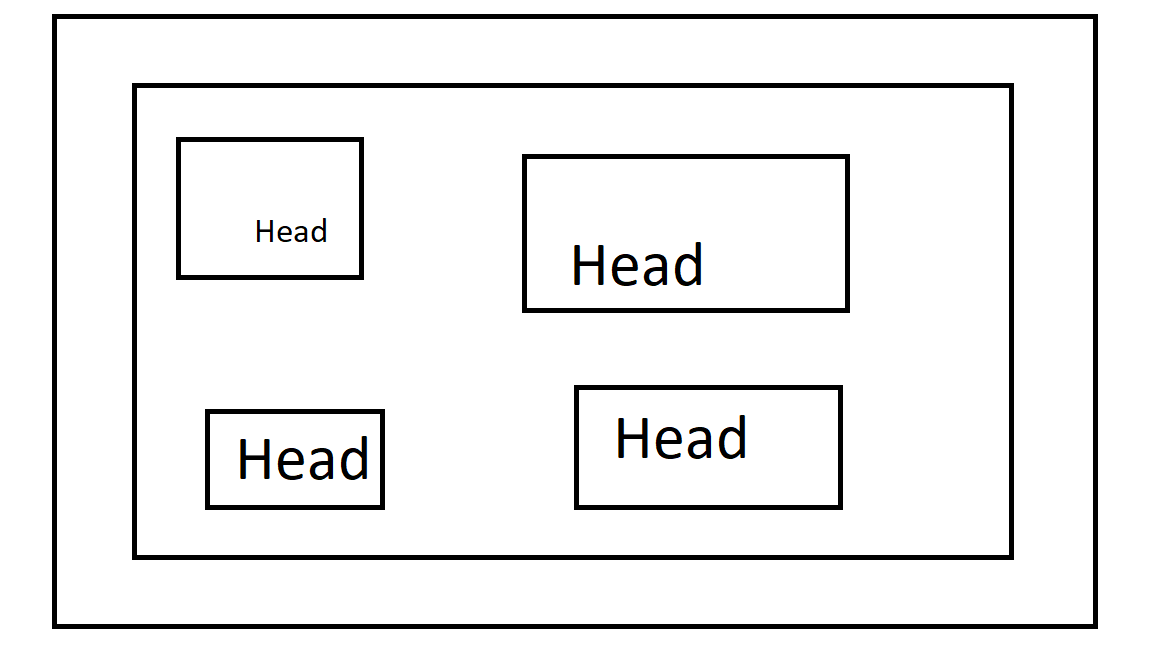
#> input picture infinity_python/input_2.png, 1152 x 648 px
$ python detectingInside.py
#> lines starting #> are read from the running program, lines starting #| are printed output that depends on the picture; after the words box and inside, x2 and y2 are one past the last pixel; in counts of white or black regions, pixels touching at a corner belong together
### infinity_python/detectRectangle.py
import cv2
import os

from functions.cropImages import crop_image


# [15 lines left out: function is_rectangle_contained, not called in this run]


def detection(image_path, output_directory):
    # read input image
#> called with image_path = 'input_2.png', output_directory = 'cut_rectangles'
    image = cv2.imread(image_path)
#> image is the input picture: shape (648, 1152, 3); mean B, G, R 237.8, 237.8, 237.8

    # Get the width height, x and y coordinate
    width, height, channels = image.shape
#> width = 648; height = 1152; channels = 3

    # Convert the image to grayscale
    gray = cv2.cvtColor(image, cv2.COLOR_BGR2GRAY)

    # Apply adaptive thresholding to obtain a binary image
    _, threshold = cv2.threshold(
        gray, 0, 255, cv2.THRESH_BINARY_INV + cv2.THRESH_OTSU)
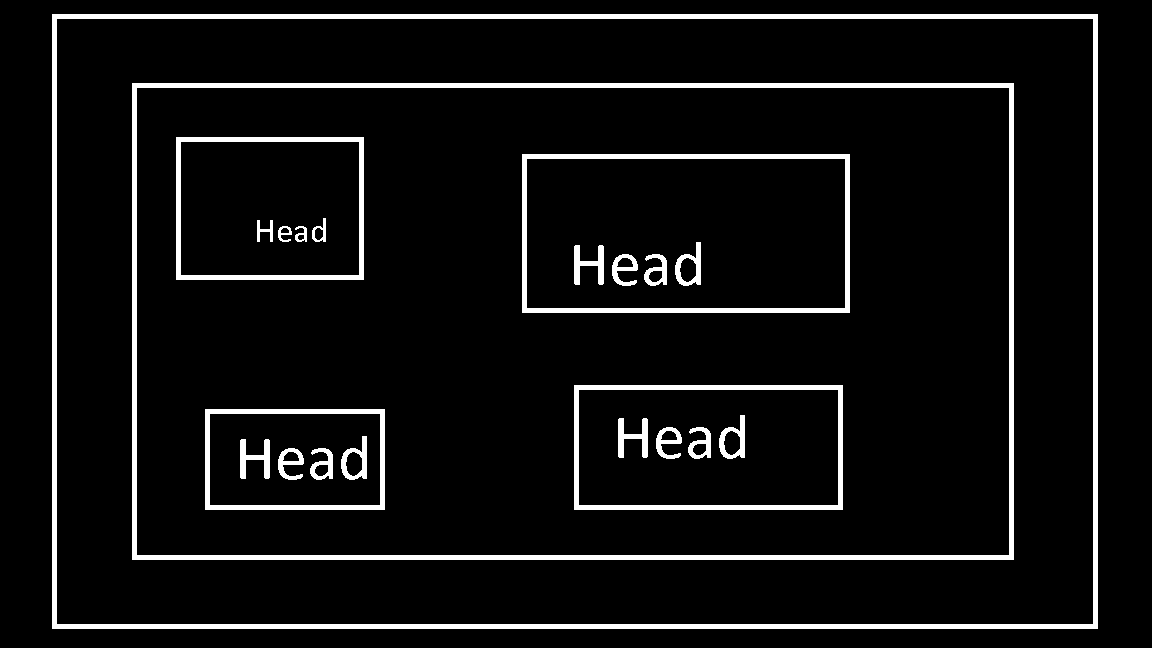
#> threshold: shape (648, 1152); 6.8% white; 22 white regions, largest, box (x1, y1, x2, y2) and area: (52, 14, 1098, 629) 16510, (132, 83, 1014, 560) 13490, (522, 154, 850, 313) 4770

    # Find contours in the binary image
    contuors, _ = cv2.findContours(
        threshold, cv2.RETR_EXTERNAL, cv2.CHAIN_APPROX_SIMPLE)
#> contuors = [[[52, 14], [52, 628], [1097, 628], [1097, 14]]]
    # Create the output directory if it doesn't exist
    if not os.path.exists(output_directory):
        os.mkdir(output_directory)

    # Store the rectangles' information in a list
    all_rectangles = []
    for i, contuor in enumerate(contuors):
        # Approximate the contour to a polygon
        perimeter = cv2.arcLength(contuor, True)
#> perimeter = 3318
        approx = cv2.approxPolyDP(contuor, 0.04 * perimeter, True)
#> approx = [[52, 14], [52, 628], [1097, 628], [1097, 14]]
        # Check if the polygon has four sides (a rectangle)
        if len(approx) == 4:
            # Get the bounding box of the rectangle
            x, y, width, height = cv2.boundingRect(approx)
#> x = 52; y = 14; width = 1046; height = 615

            # Crop the rectangle from the original image
            cropped_image = image[y: y + height, x: x + width]
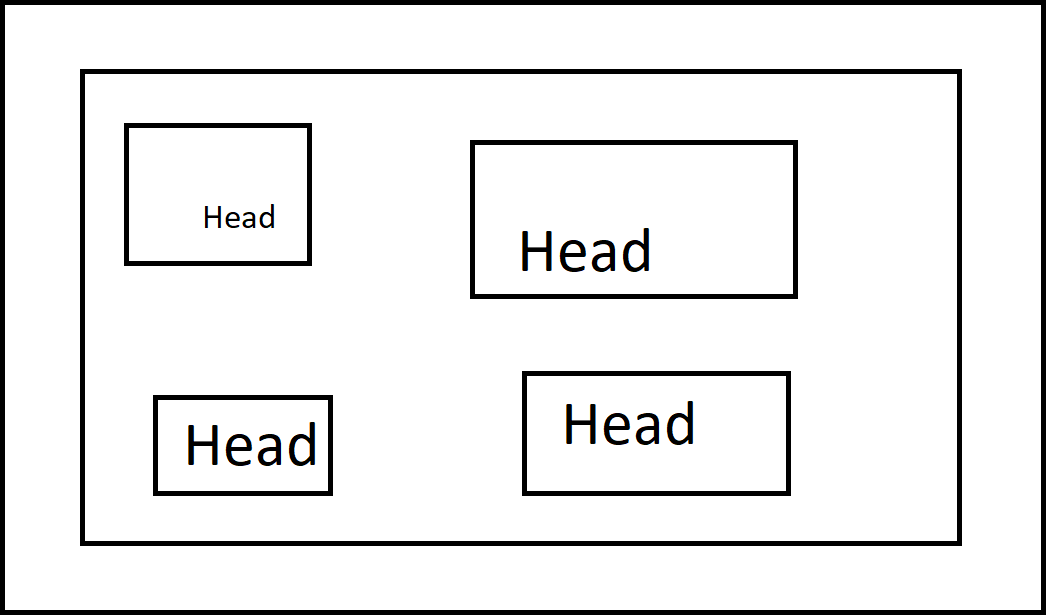
#> cropped_image: shape (615, 1046, 3); mean B, G, R 235, 235, 235
            # Save the cropped image as a separate file
            output_path = os.path.join(
                "parent_rectangles", f"rectangle{i + 1}.png")
            cv2.imwrite(output_path, cropped_image)
            print(f"Saved rectangle{i + 1} as {output_path}")
#| Saved rectangle1 as parent_rectangles/rectangle1.png
            # Store the rectangle's information
            all_rectangele_info = {
                "X": x,
                "Y": y,
                "Width": width,
                "Height": height,
                "Output_path": output_path
            }
#> all_rectangele_info = {'X': 52, 'Y': 14, 'Width': 1046, 'Height': 615, 'Output_path': 'parent_rectangles/rectangle1.png'}
            all_rectangles.append(all_rectangele_info)
            last_i = i + 1  # Update last_i with the current value of i
#> last_i = 1
            img = crop_image(f"parent_rectangles/rectangle{i + 1}.png", 20)
#> in crop_image, `cropped_image = image[top:bottom, left:right]`:
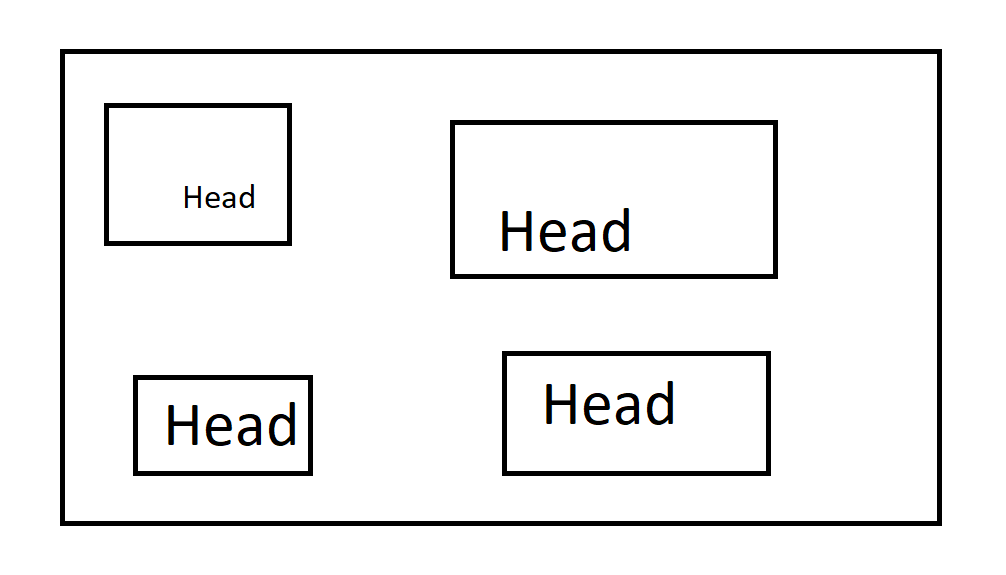
#> cropped_image: shape (575, 1006, 3); mean B, G, R 240.1, 240.1, 240.1
            cv2.imwrite(output_path, img)

            # Convert the image to grayscale
            gray = cv2.cvtColor(img, cv2.COLOR_BGR2GRAY)
#> gray: shape (575, 1006)
            # Apply adaptive thresholding to obtain a binary image
            _, threshold = cv2.threshold(
                gray, 0, 255,  cv2.THRESH_BINARY_INV + cv2.THRESH_OTSU)
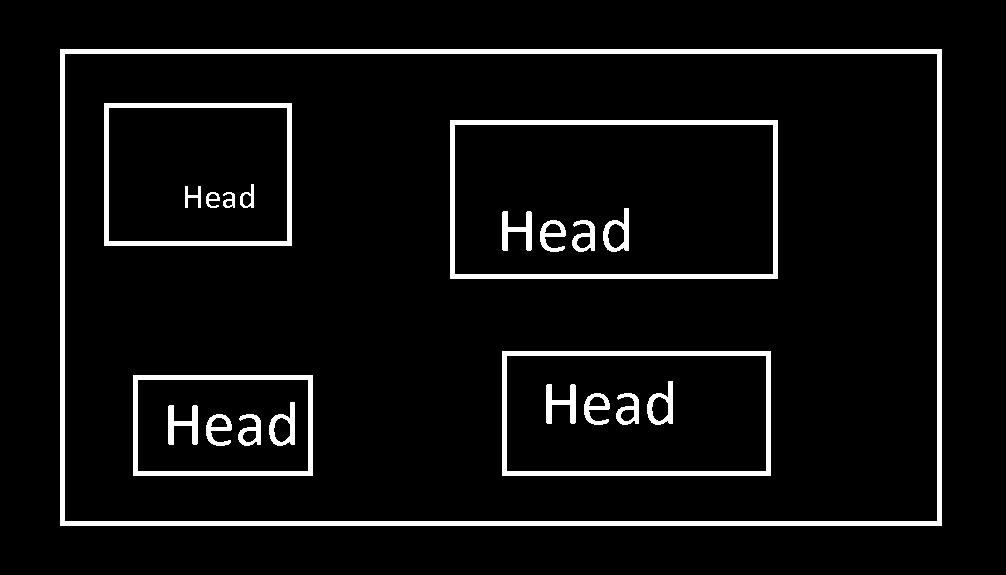
#> threshold: shape (575, 1006); 5.9% white; 21 white regions, largest, box (x1, y1, x2, y2) and area: (60, 49, 942, 526) 13490, (450, 120, 778, 279) 4770, (502, 351, 771, 476) 3840
            # Find contours in the binary image
            child_contours, _ = cv2.findContours(
                threshold, cv2.RETR_EXTERNAL, cv2.CHAIN_APPROX_SIMPLE)
#> child_contours = [[[60, 49], [60, 525], [941, 525], [941, 49]]]
            # loop over child contour
            for j, child_contour in enumerate(child_contours):
                # Approximate the contour to a polygon
                child_perimiter = cv2.arcLength(child_contour, True)
                child_approx = cv2.approxPolyDP(
                    child_contour, 0.04 * child_perimiter, True)
                # Check if the polygon has four sides (a rectangle)
                if (len(child_approx) == 4):
                    child_x, child_y, child_width, child_height = cv2.boundingRect(
                        child_approx)
                    # Crop the child rectangle from the original image
                    child_cropped_image = img[child_y:child_y +
                                              child_height, child_x:child_x + child_width]
                    if last_i == 1:
                        # Save the child cropped image as a separate file
                        child_outputh_path = os.path.join(
                            output_directory, f"rectangle_{last_i}_{last_i + i}_{j + 1}.png")
                        cv2.imwrite(child_outputh_path, child_cropped_image)
                    elif last_i > 1:
                        # Save the child cropped image as a separate file
                        child_outputh_path = os.path.join(
                            output_directory, f"rectangle_{last_i}_{last_i + i - 1}_{j + 1}.png")
                        cv2.imwrite(child_outputh_path, child_cropped_image)
                    print(
                        f"saved child ractangle {last_i + i + 1}_{j + 1} as {child_outputh_path}")
                    # Store the child rectangle's information
                    child_rectangle_info = {
                        "x": child_x,
                        "y": child_y,
                        "width": child_width,
                        "height": child_height,
                        "output_path": child_outputh_path,
                    }
                    all_rectangles.append(child_rectangle_info)
                    # Iterate over the detected rectangles and check containment

                    inner_rectangles = []
                    outer_rectangles = []
                    for i, contuor in enumerate(contuors):
                        # Approximate the contour to a polygon
                        perimeter = cv2.arcLength(contuor, True)
                        approx = cv2.approxPolyDP(
                            contuor, 0.04 * perimeter, True)
                        # Check if the polygon has four sides (a rectangle)
                        if len(approx) == 4:
                            # Get the bounding box of the rectangle
                            x, y, width, height = cv2.boundingRect(approx)

                            # Crop the rectangle from the original image
                            cropped_image = image[y: y + height, x: x + width]
                            # Save the cropped image as a separate file
                            output_path = os.path.join(
                                "parent_rectangles", f"rectangle{i + 1}.png")
                            cv2.imwrite(output_path, cropped_image)
                            print(f"Saved rectangle{i + 1} as {output_path}")
                            # Store the rectangle's information
                            outer_rectangele_info = {
                                "X": x,
                                "Y": y,
                                "Width": width,
                                "Height": height,
                                "Output_path": output_path
                            }
                            inner_rectangles.append(outer_rectangele_info)
                            print(outer_rectangles)
                    for i, outer_rect in enumerate(outer_rectangles):
                        for j, inner_rect in enumerate(inner_rectangles):
                            print(outer_rect)
                            if i != j and is_rectangle_contained(outer_rect, inner_rect):
                                print(
                                    f"Rectangle{i + 1} contains Rectangle{j + 1}")
                    # Remove the parent rectangle image
                    if os.path.exists(os.path.join(output_directory, f"rectangle_{last_i}.png")):
                        os.remove(os.path.join(output_directory,
                                f"rectangle_{last_i}.png"))
                        all_rectangles.pop(last_i - 1)
#> this loop made 1 pass
#> (child_perimiter, child_approx, child_x, child_y, child_width, child_height) on pass 1: (2714, [[60, 49], [60, 525], [941, 525], [941, 49]], 60, 49, 882, 477)
#| saved child ractangle 2_1 as cut_rectangles/rectangle_1_1_1.png
#| Saved rectangle1 as parent_rectangles/rectangle1.png
#| []
#> pass 1, in detection, `child_cropped_image = img[child_y:child_y + child_height, child_x:chil..`:
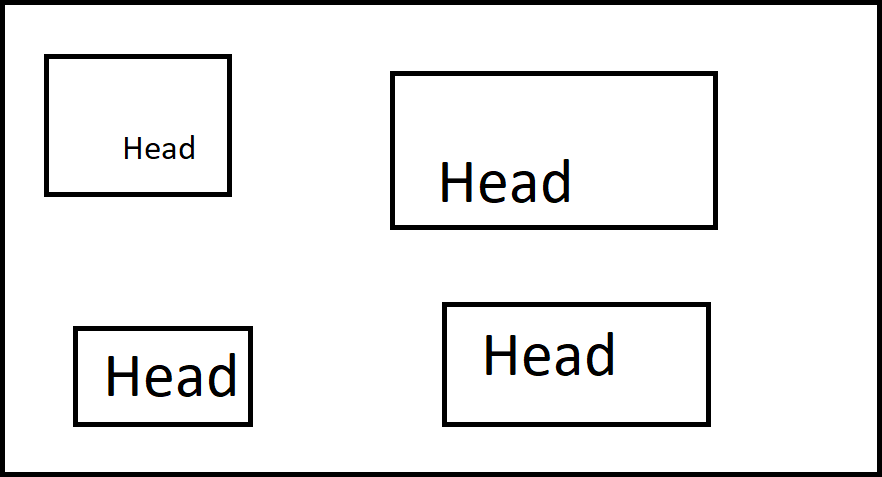
#> child_cropped_image: shape (477, 882, 3); mean B, G, R 234.5, 234.5, 234.5
#> after the loop, all_rectangles = 2 items

    return all_rectangles
    # Get the width height, x and y coordinate


image_path = "input_2.png"
output_directory = "cut_rectangles"
detection(image_path, output_directory)

### infinity_python/functions/cropImages.py
import cv2
def crop_image(image_path, crop_size) :
    # read input image
    image = cv2.imread(image_path)
    if image is None :
        print("Errors in loading image in path :", image_path)
        return None
    else :
        # Get the original image dimensions
        height, width, _ = image.shape

        # Calculate the crop coordinates
        left = crop_size
        top = crop_size
        right = width - crop_size
        bottom = height - crop_size

        # Crop the image
        cropped_image = image[top:bottom, left:right]

        return cropped_image

### infinity_python/detectingInside.py
# from functions.navTextConditions import nav_text_conditions
from detectRectangle import detection
import requests
import os
div_str = ""
# nav_text = nav_text_conditions(2, "social")

image_path = "input_2.png"
output_directory = "cut_rectangles2"

all_rectangles = detection(image_path, output_directory)
#| Saved rectangle1 as parent_rectangles/rectangle1.png
#> the loop in detection (call 2), `for j, child_contour in enumerate(child_contours):` made 1 pass
#| saved child ractangle 2_1 as cut_rectangles2/rectangle_1_1_1.png
#| Saved rectangle1 as parent_rectangles/rectangle1.png
#| []
#> all_rectangles = 2 items

$ run again, with infinity_python/input_1.png copied over infinity_python/input_2.png
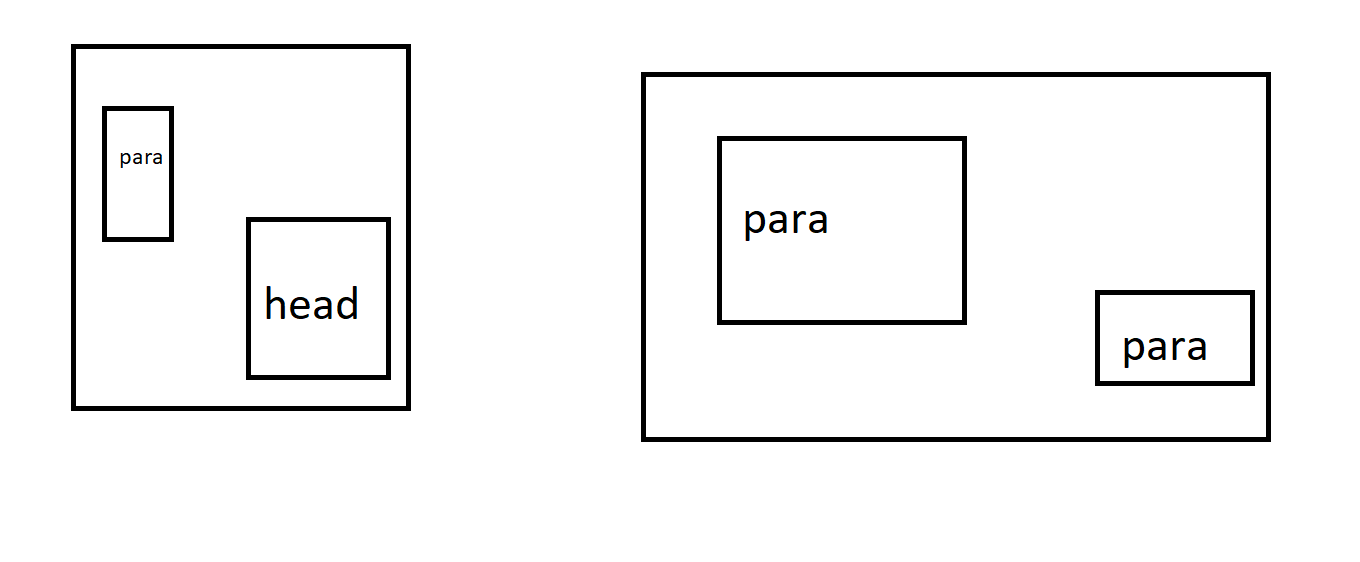
#> input picture infinity_python/input_1.png, 1360 x 562 px
#> in detection, image is the input picture: shape (562, 1360, 3); mean B, G, R 244.6, 244.6, 244.6
#> in detection, `_, threshold = cv2.threshold( gray, 0, 255, cv2.THRESH_BINARY_INV + cv..`:
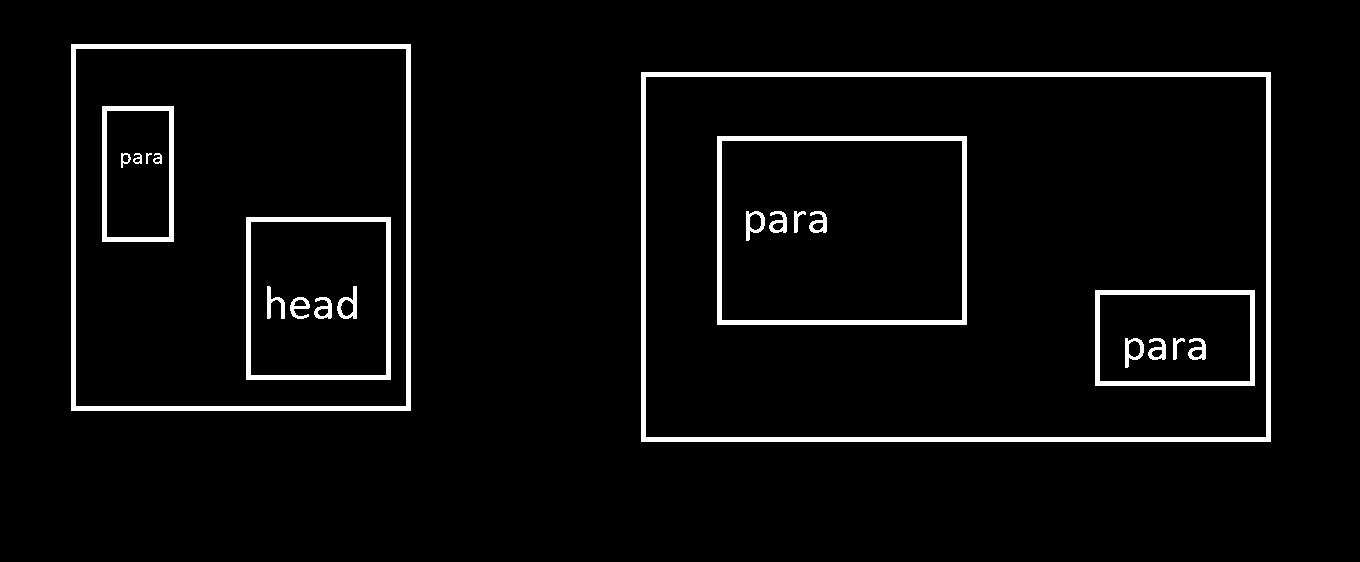
#> threshold: shape (562, 1360); 4.1% white; 22 white regions
#> contuors = 2 contours; box (x1, y1, x2, y2) and area: (641, 72, 1271, 442) 232101, (71, 44, 411, 411) 124074
#> perimeter = 1996
#> approx = [[641, 72], [641, 441], [1270, 441], [1270, 72]]
#> in detection, `x, y, width, height = cv2.boundingRect(approx)`: x = 641; y = 72; width = 630; height = 370
#| Saved rectangle1 as parent_rectangles/rectangle1.png
#> all_rectangele_info = {'X': 641, 'Y': 72, 'Width': 630, 'Height': 370, 'Output_path': 'parent_rectangles/rectangle1.png'}
#> last_i = 1
#> child_contours = 2 contours; box (x1, y1, x2, y2) and area: (56, 44, 306, 233) 46812, (434, 198, 590, 294) 14725
#> the loop in detection, `for j, child_contour in enumerate(child_contours):` made 2 passes
#> (child_perimiter, child_approx, child_x, child_y, child_width, child_height) on passes 1 to 2: (500, [[434, 198], [434, 293], [589, 293], [589, 198]], 434, 198, 156, 96), (874, [[56, 44], [56, 232], [305, 232], [305, 44]], 56, 44, 250, 189)
#> (printed output is left out)
#> pass 2, in detection, `child_cropped_image = img[child_y:child_y + child_height, child_x:chil..`:
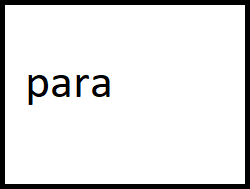
#> child_cropped_image: shape (189, 250, 3); mean B, G, R 227.6, 227.6, 227.6
#> after the loop in detection, `for j, child_contour in enumerate(child_contours):`: all_rectangles = 3 items
#| Saved rectangle1 as parent_rectangles/rectangle1.png
#> the loop in detection (call 2), `for j, child_contour in enumerate(child_contours):` made 2 passes
#> (printed output is left out)
#> `all_rectangles = detection(image_path, output_directory)`: all_rectangles = 6 items
